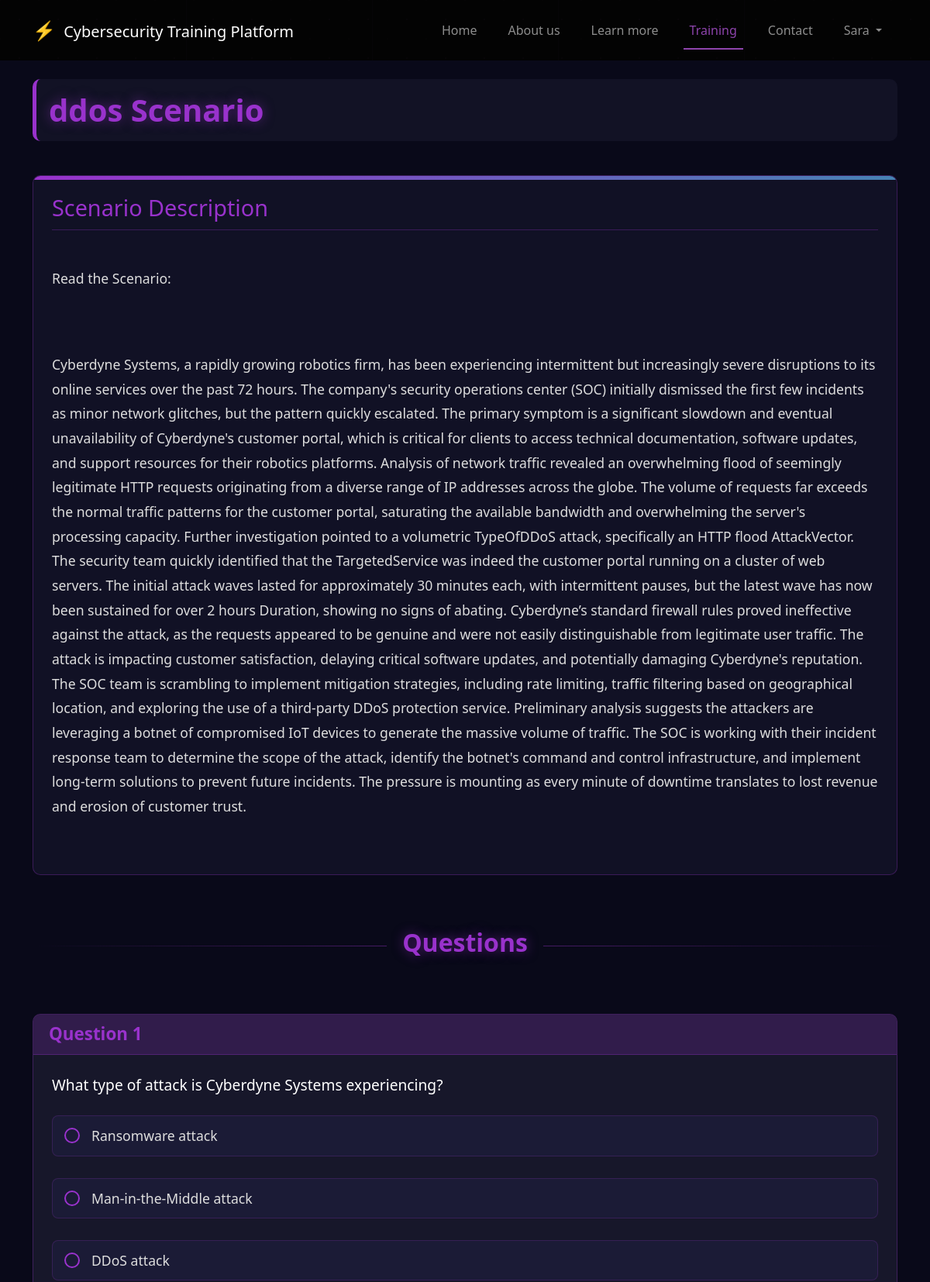
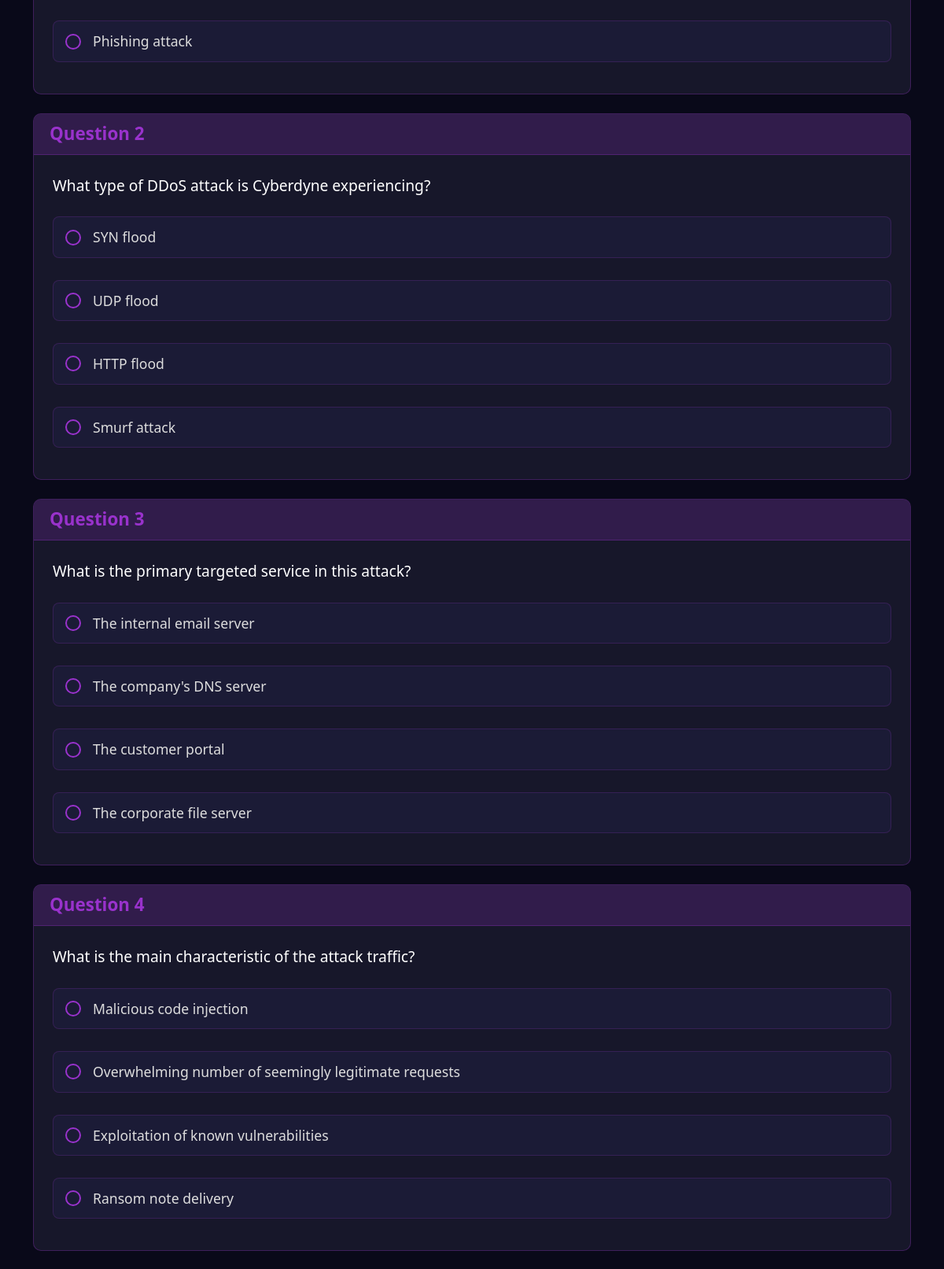
Screenshot of /training/scenario/66/ (signed in, upper part) with the database file from the repository (2 pictures, top to bottom).
### training/models.py (models this page shows, shortened)
class Scenario(models.Model):
    scenario_id = models.AutoField(primary_key=True)
    user = models.ForeignKey(User, on_delete=models.CASCADE, related_name='scenarios')
    attack_type = models.ForeignKey(AttackType, on_delete=models.CASCADE)
    created_at = models.DateTimeField(auto_now_add=True)
    scenario_text = models.TextField()
    json_data = models.JSONField(null=True, blank=True)
    ai_response = models.JSONField(null=True, blank=True)
    raw_response = models.TextField(null=True, blank=True)

class Question(models.Model):
    question_id = models.AutoField(primary_key=True)
    scenario = models.ForeignKey(Scenario, on_delete=models.CASCADE, related_name='questions')
    question_text = models.TextField()
    question_type = models.CharField(max_length=50, default='multiple_choice')
    explanation = models.TextField(null=True, blank=True)

class Answer(models.Model):
    answer_id = models.AutoField(primary_key=True)
    question = models.ForeignKey(Question, on_delete=models.CASCADE, related_name='answers')
    answer_text = models.CharField(max_length=200)
    is_correct = models.BooleanField(default=False)

### pages/models.py (models this page shows, shortened)
class AttackType(models.Model):
    name = models.CharField(max_length=100)
    description = models.TextField()
    icon = models.CharField(max_length=100, blank=True)

### training/views.py (the view)
# urls.py: path('scenario/<int:scenario_id>/', views.scenario, name='scenario_by_id'),
@login_required
def scenario(request, scenario_id):
    scenario = get_object_or_404(Scenario, scenario_id=scenario_id)
    questions = Question.objects.filter(scenario=scenario).prefetch_related('answers')
    context = {
        'scenario': scenario,
        'questions': questions,
        'attack_type': scenario.attack_type.name,
        'scenario_id': scenario_id  # Keep the original parameter to maintain compatibility
    }
    return render(request, 'training/scenario.html', context)

### templates/training/scenario.html (shortened to what this page needs)
{% extends 'base/base.html' %}
{% load static %}
{% block content %}
<section class="scenario-section py-4">
    <div class="container">
        <div class="row mb-4">
            <div class="col-lg-12">
                <div class="scenario-header p-3">
                    <h1 class="scenario-title">{{ scenario.attack_type.name }} Scenario</h1>
                </div>
            </div>
        </div>
        <div class="row mb-5">
            <div class="col-lg-12">
                <div class="scenario-container p-4">
                    <h2 class="section-heading mb-3">Scenario Description</h2>
                    <div class="scenario-content">
                        {{ scenario.scenario_text|linebreaks }}
                    </div>
                </div>
            </div>
        </div>
        <div class="row mb-4">
            <div class="col-lg-12">
                <div class="section-divider">
                    <h2 class="questions-title">Questions</h2>
                </div>
            </div>
        </div>
        <div class="row">
            <div class="col-lg-12">
                <form id="scenario-form" method="post" action="{% url 'training:submit_answers' attack_type %}">
                    {% for question in questions %}
                    <div class="question-box mb-4">
                        <div class="question-header">
                            <h3 class="question-number">Question {{ forloop.counter }}</h3>
                        </div>
                        <div class="question-content p-4">
                            <div class="question-text mb-4">
                                {{ question.question_text }}
                            </div>
                            <div class="options-list">
                                {% for answer in question.answers.all %}
                                <div class="option-item mb-3">
                                    <label class="option-label" for="answer_{{ answer.answer_id }}">
                                        <span class="option-text">{{ answer.answer_text }}</span>
                                    </label>
                                </div>
                                {% endfor %}
                            </div>
                        </div>
                    </div>
                    {% endfor %}
                </form>
            </div>
        </div>
    </div>
</section>
{% endblock %}

### templates/base/base.html (shortened to what this page needs)
<!DOCTYPE html>
{% load static %}
<html lang="en">
<head>
    <link href="https://cdn.jsdelivr.net/npm/bootstrap@5.3.0-alpha1/dist/css/bootstrap.min.css" rel="stylesheet">
    <link rel="stylesheet" href="https://cdn.jsdelivr.net/npm/bootstrap-icons@1.11.1/font/bootstrap-icons.css">
    <link rel="stylesheet" href="{% static 'css/learn.css' %}">
    <link rel="stylesheet" href="https://cdnjs.cloudflare.com/ajax/libs/font-awesome/5.15.4/css/all.min.css">
</head>
<body>
    <header>
        <nav class="navbar navbar-expand-lg navbar-dark">
            <div class="container">
                <a class="navbar-brand" href="{% url 'home' %}">
                    <span class="cyber-icon">⚡</span> Cybersecurity Training Platform
                </a>
                <div class="collapse navbar-collapse" id="navbarNav">
                    <ul class="navbar-nav ms-auto">
                        <li class="nav-item">
                            <a class="nav-link {% if request.path == '/' %}active{% endif %}" href="{% url 'home' %}">Home</a>
                        </li>
                        <li class="nav-item">
                            <a class="nav-link {% if 'about' in request.path %}active{% endif %}" href="{% url 'about' %}">About us</a>
                        </li>
                        <li class="nav-item">
                            <a class="nav-link {% if 'learn' in request.path %}active{% endif %}" href="{% url 'learn' %}">Learn more</a>
                        </li>
                        <li class="nav-item">
                            <li class="nav-item">
                                <a class="nav-link {% if 'training' in request.path %}active{% endif %}" href="/training/">Training</a>                     </li>
                        <li class="nav-item">
                            <a class="nav-link {% if 'contact' in request.path %}active{% endif %}" href="{% url 'contact' %}">Contact</a>
                        </li>
                        {% if user.is_authenticated %}
<li class="nav-item dropdown">
    <a class="nav-link dropdown-toggle" href="#" id="navbarDropdown" role="button" data-bs-toggle="dropdown" aria-expanded="false">
        {{ user.first_name|default:user.username }}
    </a>
</li>
{% else %}
<li class="nav-item">
    <a class="btn get-started-btn" href="{% url 'login' %}">Get Started</a>
</li>
{% endif %}
                    </ul>
                </div>
            </div>
        </nav>
    </header>
    <main>
        {% block content %}{% endblock %}
    </main>
</body>
</html>

### templates/base/base.html (style rules this page uses)
body { font-family: 'Segoe UI', Tahoma, Geneva, Verdana, sans-serif; background-color: #111; color: #fff; position: relative; min-height: 100vh; }
body::before { content: ''; position: absolute; top: 0; left: 0; width: 100%; height: 100%; background-image: radial-gradient(#8e44ad20 1px, transparent 1px), radial-gradient(#8e44ad10 1px, transparent 1px); background-size: 50px 50px; background-position: 0 0, 25px 25px; pointer-events: none; z-index: -1; }
.navbar { background-color: rgba(0, 0, 0, 0.8); padding: 1rem 0; }
.cyber-icon { color: #ff5500; font-size: 1.2em; margin-right: 5px; }
.nav-link { margin: 0 12px; position: relative; font-weight: 500; }
.nav-link.active { color: #8e44ad !important; }
.nav-link.active::after { content: ''; position: absolute; width: 100%; height: 2px; background-color: #8e44ad; bottom: -5px; left: 0; }

### templates/training/scenario.html (style rules this page uses)
.scenario-section { padding: 30px 0; background-color: #090919; color: #fff; }
.scenario-header { background-color: rgba(20, 20, 40, 0.8); border-radius: 10px; border-left: 5px solid #9932CC; margin-bottom: 20px; }
.scenario-title { color: #9932CC; font-weight: 700; margin-bottom: 0; font-size: 2.5rem; text-shadow: 0 0 15px rgba(153, 50, 204, 0.5); }
.scenario-container { background-color: rgba(20, 20, 40, 0.8); border-radius: 10px; border: 1px solid rgba(153, 50, 204, 0.3); position: relative; overflow: hidden; }
.scenario-container::before { content: ''; position: absolute; top: 0; left: 0; width: 100%; height: 5px; background: linear-gradient(to right, #9932CC, #4682B4); }
.section-heading { color: #9932CC; font-size: 1.8rem; border-bottom: 1px solid rgba(153, 50, 204, 0.3); padding-bottom: 10px; margin-bottom: 20px; }
.scenario-content { color: #ddd; font-size: 1.1rem; line-height: 1.8; white-space: pre-line; }
.section-divider { text-align: center; position: relative; margin: 20px 0 40px; }
.section-divider::before { content: ''; position: absolute; top: 50%; left: 0; width: 100%; height: 1px; background: linear-gradient(to right, transparent, rgba(153, 50, 204, 0.5), transparent); }
.questions-title { display: inline-block; background-color: #090919; padding: 0 20px; position: relative; color: #9932CC; font-size: 2rem; font-weight: 700; text-shadow: 0 0 15px rgba(153, 50, 204, 0.5); }
.question-box { background-color: rgba(30, 30, 50, 0.7); border-radius: 10px; overflow: hidden; border: 1px solid rgba(153, 50, 204, 0.3); transition: transform 0.3s ease, box-shadow 0.3s ease; }
.question-header { background-color: rgba(153, 50, 204, 0.2); padding: 12px 20px; border-bottom: 1px solid rgba(153, 50, 204, 0.3); }
.question-number { color: #9932CC; font-size: 1.4rem; margin: 0; font-weight: 600; }
.question-text { font-size: 1.2rem; color: #fff; line-height: 1.6; }
.options-list { display: flex; flex-direction: column; gap: 12px; }
.option-item { transition: all 0.2s ease; }
.option-label { display: flex; align-items: center; cursor: pointer; padding: 12px 15px; border-radius: 8px; background-color: rgba(30, 30, 60, 0.7); border: 1px solid rgba(153, 50, 204, 0.2); transition: all 0.3s ease; width: 100%; }
.option-label input[type="radio"] + span { display: flex; align-items: center; }
.option-label input[type="radio"] + span::before { content: ''; display: inline-block; width: 20px; height: 20px; margin-right: 15px; border-radius: 50%; border: 2px solid #9932CC; background-color: transparent; transition: all 0.2s ease; flex-shrink: 0; }
.option-text { color: #ddd; font-size: 1.1rem; }

### rows the page displays
Scenario: attack_type.name "ddos", scenario_text "Read the Scenario: Cyberdyne Systems, a rapidly growing robotics firm, has been experiencing intermittent but increasingly severe disruptions to its online services over the past 72 hours. The company's security operations center (SOC) initially dismissed the first few incidents as minor network glitches, but the pattern quickly escalated. The primary symptom is a significant slowdown and eventual unavailability of Cyberdyne's customer portal, which is critical for clients to access technical documentation, software updates, and support resources for their robotics platforms. Analysis of network traffic revealed an overwhelming flood of seemingly legitimate HTTP requests originating from a…"
Question: question_text "What type of attack is Cyberdyne Systems experiencing?"
Answer: answer_text "Ransomware attack"
Answer: answer_text "Man-in-the-Middle attack"
Answer: answer_text "DDoS attack"
Answer: answer_text "Phishing attack"
Question: question_text "What type of DDoS attack is Cyberdyne experiencing?"
Answer: answer_text "SYN flood"
Answer: answer_text "UDP flood"
Answer: answer_text "HTTP flood"
Answer: answer_text "Smurf attack"
Question: question_text "What is the primary targeted service in this attack?"
Answer: answer_text "The internal email server"
Answer: answer_text "The company's DNS server"
Answer: answer_text "The customer portal"
Answer: answer_text "The corporate file server"
Question: question_text "What is the main characteristic of the attack traffic?"
Answer: answer_text "Malicious code injection"
Answer: answer_text "Overwhelming number of seemingly legitimate requests"
Answer: answer_text "Exploitation of known vulnerabilities"
Answer: answer_text "Ransom note delivery"

### other values shown
{{ user.first_name|default:user.username }} "Sara"
